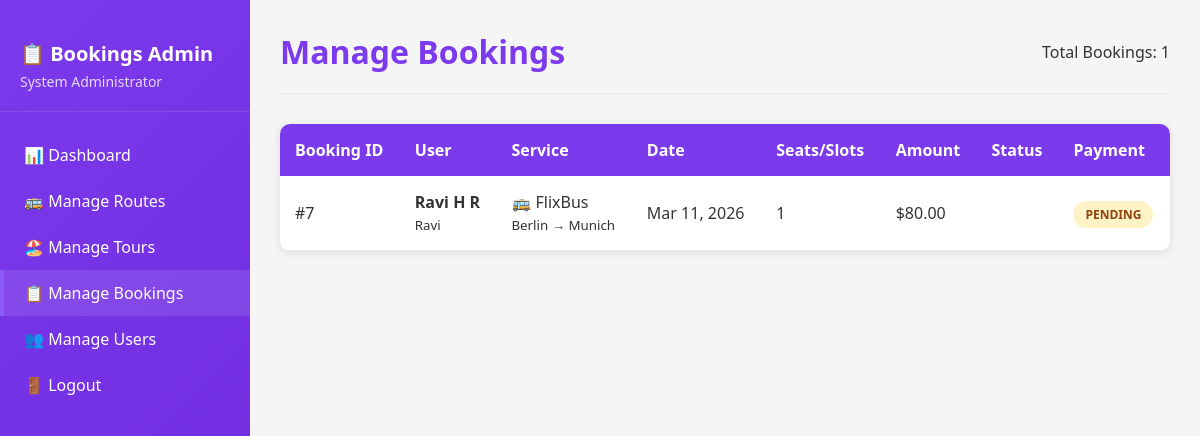
Screenshot of /transport_booking/admin/bookings.php (signed in) with the database file from the repository.
### tables this page shows
CREATE TABLE `bookings` (
  `id` int(11) NOT NULL,
  `user_id` int(11) DEFAULT NULL,
  `booking_type` varchar(20) DEFAULT NULL,
  `route_id` int(11) DEFAULT NULL,
  `tour_id` int(11) DEFAULT NULL,
  `seats_booked` int(11) DEFAULT NULL,
  `total_price` decimal(10,2) DEFAULT NULL,
  `travel_date` date DEFAULT NULL,
  `booking_date` timestamp NOT NULL DEFAULT current_timestamp(),
  `payment_status` varchar(20) DEFAULT 'pending'
);

CREATE TABLE `users` (
  `id` int(11) NOT NULL,
  `username` varchar(50) DEFAULT NULL,
  `email` varchar(100) DEFAULT NULL,
  `password_hash` varchar(255) DEFAULT NULL,
  `full_name` varchar(100) DEFAULT NULL,
  `phone` varchar(20) DEFAULT NULL,
  `role` varchar(20) DEFAULT 'user',
  `created_at` timestamp NOT NULL DEFAULT current_timestamp()
);

CREATE TABLE `routes` (
  `id` int(11) NOT NULL,
  `bus_name` varchar(100) DEFAULT NULL,
  `bus_type` varchar(50) DEFAULT NULL,
  `origin` varchar(100) DEFAULT NULL,
  `destination` varchar(100) DEFAULT NULL,
  `departure_time` datetime DEFAULT NULL,
  `arrival_time` datetime DEFAULT NULL,
  `price` decimal(10,2) DEFAULT NULL,
  `total_seats` int(11) DEFAULT NULL,
  `available_seats` int(11) DEFAULT NULL,
  `status` varchar(20) DEFAULT 'active',
  `created_at` timestamp NOT NULL DEFAULT current_timestamp()
);

### transport_booking/config/database.php (called while the page is built, shortened)
<?php
class Database {
    private $host = 'localhost';
    private $user = 'root';
    private $password = '';
    private $dbname = 'transport_booking';
    public function __construct() {
        try {
            $this->conn = new mysqli($this->host, $this->user, $this->password, $this->dbname);
        } catch (Exception $e) {
            die("Database connection error: " . $e->getMessage());
        }
    }
}
?>

### transport_booking/admin/bookings.php (the view, shortened to what this page needs)
<?php
require_once '../config/database.php';
$db = new Database();
$bookings = $db->conn->query("
    SELECT b.*,
           u.username as user_name,
           u.full_name as user_full_name,
           r.bus_name,
           r.origin,
           r.destination,
           t.tour_name
    FROM bookings b
    LEFT JOIN users u ON b.user_id = u.id
    LEFT JOIN routes r ON b.route_id = r.id
    LEFT JOIN tours t ON b.tour_id = t.id
    ORDER BY b.booking_date DESC
");
?>
<!DOCTYPE html>
<html lang="en">
<head>
</head>
<body>
    <div class="admin-container">
        <div class="sidebar">
            <div class="sidebar-header">
                <h2>📋 Bookings Admin</h2>
                <p><?php echo $_SESSION['full_name'] ?? 'Admin'; ?></p>
            </div>
            <div class="nav-links">
                <a href="index.php">📊 Dashboard</a>
                <a href="routes.php">🚌 Manage Routes</a>
                <a href="tours.php">🏖️ Manage Tours</a>
                <a href="bookings.php" class="active">📋 Manage Bookings</a>
                <a href="users.php">👥 Manage Users</a>
                <a href="../logout.php">🚪 Logout</a>
            </div>
        </div>
        <div class="main-content">
            <div class="header">
                <h1>Manage Bookings</h1>
                <div>Total Bookings: <?php echo $bookings->num_rows; ?></div>
            </div>
            <div class="table-container">
                <table>
                    <thead>
                        <tr>
                            <th>Booking ID</th>
                            <th>User</th>
                            <th>Service</th>
                            <th>Date</th>
                            <th>Seats/Slots</th>
                            <th>Amount</th>
                            <th>Status</th>
                            <th>Payment</th>
                        </tr>
                    </thead>
                    <tbody>
                        <?php if($bookings->num_rows > 0): ?>
                            <?php while($booking = $bookings->fetch_assoc()): ?>
                            <tr>
                                <td>#<?php echo $booking['id']; ?></td>
                                <td>
                                    <strong><?php echo htmlspecialchars($booking['user_full_name']); ?></strong><br>
                                    <small><?php echo htmlspecialchars($booking['user_name']); ?></small>
                                </td>
                                <td>
                                    <?php if($booking['booking_type'] == 'transport'): ?>
                                        🚌 <?php echo htmlspecialchars($booking['bus_name']); ?><br>
                                        <small><?php echo htmlspecialchars($booking['origin']); ?> → <?php echo htmlspecialchars($booking['destination']); ?></small>
                                    <?php else: ?>
                                        🏖️ <?php echo htmlspecialchars($booking['tour_name']); ?>
                                    <?php endif; ?>
                                </td>
                                <td><?php echo date('M d, Y', strtotime($booking['travel_date'])); ?></td>
                                <td><?php echo $booking['seats_booked']; ?></td>
                                <td>$<?php echo $booking['total_price']; ?></td>
                                <td>
                                    <span class="status-badge status-<?php echo $booking['status']; ?>">
                                    </span>
                                </td>
                                <td>
                                    <span class="status-badge status-<?php echo $booking['payment_status']; ?>">
                                        <?php echo ucfirst($booking['payment_status']); ?>
                                    </span>
                                </td>
                            </tr>
                            <?php endwhile; ?>
                        <?php endif; ?>
                    </tbody>
                </table>
            </div>
        </div>
    </div>
</body>
</html>

### transport_booking/admin/bookings.php (style rules this page uses)
* { margin: 0; padding: 0; box-sizing: border-box; font-family: 'Segoe UI', Tahoma, Geneva, Verdana, sans-serif; }
body { background: #f5f5f5; color: #333; }
.admin-container { display: flex; min-height: 100vh; }
.sidebar { width: 250px; background: linear-gradient(135deg, #7c3aed 0%, #6d28d9 100%); color: white; padding: 20px 0; }
.sidebar-header { padding: 20px; border-bottom: 1px solid rgba(255,255,255,0.1); }
.sidebar-header h2 { font-size: 20px; margin-bottom: 5px; }
.sidebar-header p { font-size: 14px; opacity: 0.8; }
.nav-links { padding: 20px 0; }
.nav-links a { display: block; padding: 12px 20px; color: white; text-decoration: none; border-left: 4px solid transparent; transition: all 0.3s; }
.nav-links a:hover, .nav-links a.active { background: rgba(255,255,255,0.1); border-left-color: #8b5cf6; }
.main-content { flex: 1; padding: 30px; }
.header { display: flex; justify-content: space-between; align-items: center; margin-bottom: 30px; padding-bottom: 20px; border-bottom: 1px solid #e5e7eb; }
.header h1 { color: #7c3aed; }
.table-container { background: white; border-radius: 10px; overflow: hidden; box-shadow: 0 2px 10px rgba(0,0,0,0.1); }
table { width: 100%; border-collapse: collapse; }
th { background: #7c3aed; color: white; padding: 15px; text-align: left; }
td { padding: 15px; border-bottom: 1px solid #e5e7eb; }
.status-badge { padding: 5px 12px; border-radius: 20px; font-size: 12px; font-weight: 600; text-transform: uppercase; }
.status-pending { background: #fef3c7; color: #92400e; }

### rows the page displays
bookings: id "7", user.full_name "Ravi H R", user.username "Ravi", route.bus_name "FlixBus", route.origin "Berlin", route.destination "Munich", travel_date "Mar 11, 2026", seats_booked "1", total_price "80.00", payment_status "PENDING"

### other values shown
$_SESSION['full_name'] "System Administrator"
$bookings->num_rows "1"
